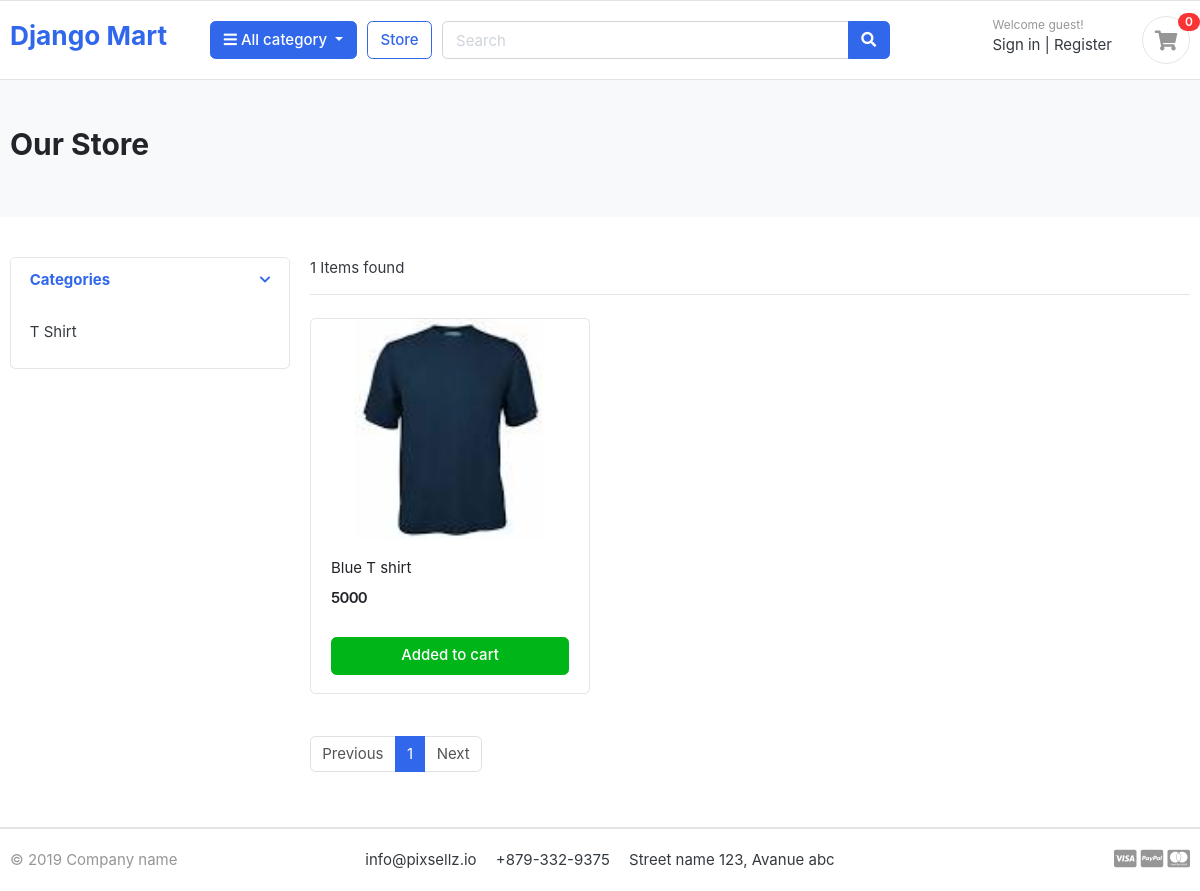
The page /store/category/t-shirt/?page=2 on the database as committed earlier.
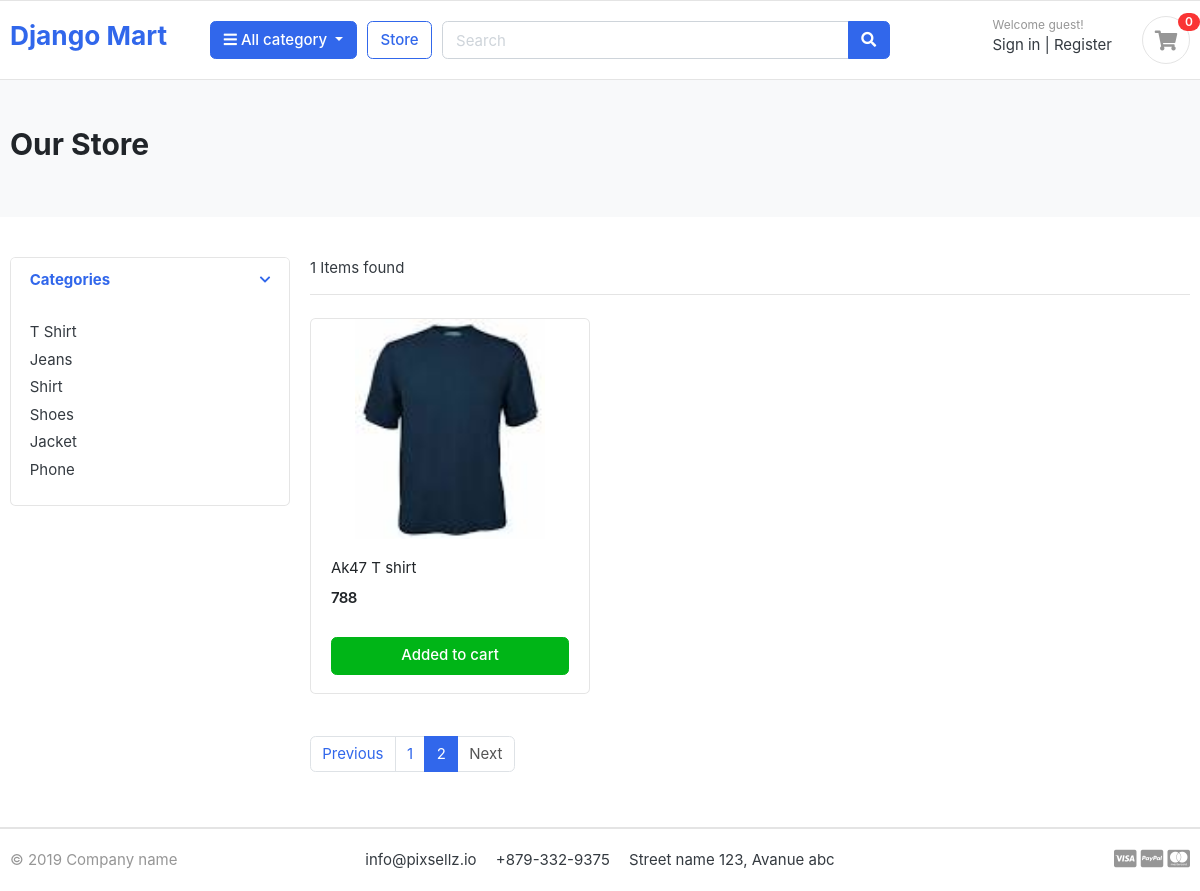
The same page on the database as committed later.
### category/models.py (models this page shows, shortened)
class Category(models.Model):
    category_name = models.CharField(max_length = 50, unique = True)
    slug = models.SlugField(max_length= 100, unique = True)
    description = models.TextField(max_length = 255, blank = True)
    cat_image = models.ImageField(upload_to = 'photos/categories', blank = True)

### store/models.py (models this page shows, shortened)
class Product(models.Model):
    product_name = models.CharField(max_length=100, unique=True)
    slug = models.SlugField(max_length=200, unique=True)
    description = models.TextField(max_length=500, blank=True)
    price = models.IntegerField()
    image = models.ImageField(upload_to='photos/products')
    stock = models.IntegerField()
    is_available = models.BooleanField(default=True)
    category = models.ForeignKey(Category, on_delete=models.CASCADE)
    created_date = models.DateTimeField(auto_now_add=True)
    modified_date = models.DateTimeField(auto_now=True)

### store/views.py (the view)
# urls.py: path('store/', include('store.urls')),
def store(request,category_slug=None):
    if category_slug is not None:
        category=get_object_or_404(Category,slug=category_slug)
        products=Product.objects.filter(is_available=True,category=category)
        paginator=Paginator(products,1)
        page=request.GET.get('page')
        paged_products=paginator.get_page(page)
    else:
        category=None
        products=Product.objects.filter(is_available=True)
        paginator=Paginator(products,3)
        page=request.GET.get('page')
        paged_products=paginator.get_page(page)
    categories=Category.objects.all()
    context={'products': paged_products, 'categories': categories}
    return render(request, 'store/store.html', context=context)

### store/templates/store/store.html
{% extends 'base.html' %}
{% block body%}
<section class="section-pagetop bg">
<div class="container">
	<h2 class="title-page">Our Store</h2>
</div>
</section>
<section class="section-content padding-y">
<div class="container">
<div class="row">
	<aside class="col-md-3">
<div class="card">
	<article class="filter-group">
		<header class="card-header">
			<a href="#" data-toggle="collapse" data-target="#collapse_1" aria-expanded="true" class="">
				<i class="icon-control fa fa-chevron-down"></i>
				<h6 class="title">Categories</h6>
			</a>
		</header>
		<div class="filter-content collapse show" id="collapse_1" style="">
			<div class="card-body">
				<ul class="list-menu">
				{% for category in categories %}
				<li><a href="{% url 'products_by_category' category_slug=category.slug %}">{{category.category_name}}</a></li>
				{% endfor %}
				</ul>
			</div>
		</div>
	</article>
</div>
	</aside>
	<main class="col-md-9">
<header class="border-bottom mb-4 pb-3">
		<div class="form-inline">
			<span class="mr-md-auto">{{products|length}} Items found </span>
		</div>
</header>
<div class="row">
	{%for item in products %}
	<div class="col-md-4">
		<figure class="card card-product-grid">
			<div class="img-wrap">
				<img src="{{item.image.url}}">
			</div>
			<figcaption class="info-wrap">
				<div class="fix-height">
					<a href="{% url 'single_products' product_slug=item.slug category_slug=item.category.slug  %}" class="title">{{item.product_name}}</a>
					<div class="price-wrap mt-2">
						<span class="price">{{item.price}}</span>
					</div>
				</div>
				<a href="#" class="btn btn-block btn-success">Added to cart </a>
			</figcaption>
		</figure>
	</div>
	{% endfor %}
</div>
<nav class="mt-4" aria-label="Page navigation sample">
  <ul class="pagination">
	{% if products.has_previous %}
    <li class="page-item "><a class="page-link" href="?page={{products.previous_page_number}}">Previous</a></li>
	{% else %}
    <li class="page-item disabled"><a class="page-link" >Previous</a></li>
	{% endif %}
	{% for i in products.paginator.page_range %}
    <li class="page-item {% if products.number == i %}active{% endif %}">
        <a class="page-link" href="?page={{ i }}">{{ i }}</a>
    </li>
	{% endfor %}
	{% if products.has_next %}
    <li class="page-item "><a class="page-link" href="?page={{products.next_page_number}}">Next</a></li>
	{% else %}
	<li class="page-item disabled "><a class="page-link" >Next</a></li>
	{% endif %}
  </ul>
</nav>
	</main>
</div>
</div>
</section>
{% endblock%}

Rows that differ between the two databases and show on the page:
no longer on this page (row unchanged): Product: image (picture), product_name "Blue T shirt", price "5000"
added Category: category_name "Jeans"
added Category: category_name "Shirt"
added Category: category_name "Shoes"
added Category: category_name "Jacket"
added Category: category_name "Phone"
added Product: image (picture), product_name "Ak47 T shirt", price "788"
Other text that changed with them:
new list line: "2"
